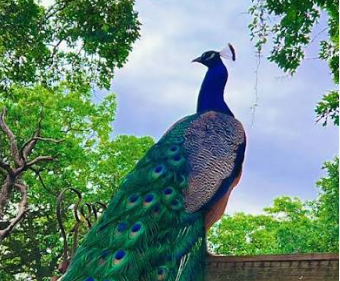
#> input picture PEACOCK.png, 340 x 281 px
$ jupyter execute Ex8.ipynb
#> lines starting #> are read from the running program, lines starting #| are printed output that depends on the picture; after the words box and inside, x2 and y2 are one past the last pixel; in counts of white or black regions, pixels touching at a corner belong together
[cell 1]
import cv2
import numpy as np
import matplotlib.pyplot as plt

[cell 2]
# Step 2: Read the image and convert to grayscale
image = cv2.imread('PEACOCK.png')
#> image is the input picture: shape (281, 340, 3); mean B, G, R 121.7, 138.3, 105.3
image = cv2.cvtColor(image, cv2.COLOR_BGR2RGB)
plt.imshow(image)  # Convert from BGR to RGB for display
plt.title("Original Image")
plt.axis('off')

[cell 3]
# Grayscale Image
gray_image = cv2.cvtColor(image, cv2.COLOR_RGB2GRAY)  # Convert to grayscale
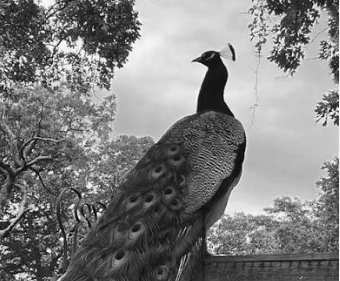
#> gray_image: shape (281, 340); min 4, max 254, mean 126.5
plt.imshow(gray_image,cmap = 'gray')  # Convert from BGR to RGB for display
plt.title("Grayscale Image")
plt.axis('off')

[cell 4]
# Step 3: Use Global Thresholding to segment the image
# Apply global thresholding with a threshold value of 127
_, global_thresholded = cv2.threshold(gray_image, 127, 255, cv2.THRESH_BINARY)
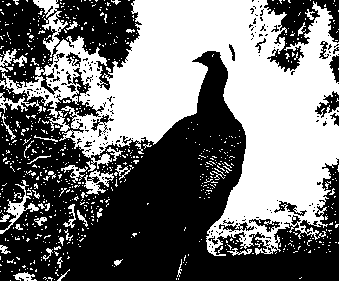
#> global_thresholded: shape (281, 340); 45.6% white; 741 white regions (696 under 20 px), largest, box (x1, y1, x2, y2) and area: (0, 0, 340, 281) 37860, (33, 0, 68, 57) 611, (0, 180, 39, 234) 385

[cell 5]
# Step 4: Use Adaptive Thresholding to segment the image
# Apply adaptive thresholding using Gaussian method
adaptive_thresholded = cv2.adaptiveThreshold(gray_image, 255, cv2.ADAPTIVE_THRESH_GAUSSIAN_C, cv2.THRESH_BINARY, 11, 2)
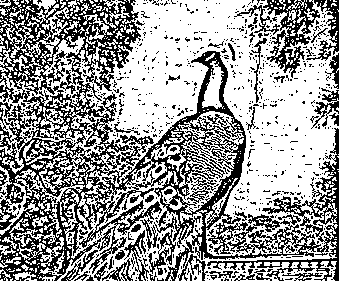
#> adaptive_thresholded: shape (281, 340); 60.3% white; black in thin lines or dots

[cell 6]
# Step 5: Use Otsu's method to segment the image
# Apply Otsu's method for optimal thresholding
_, otsu_thresholded = cv2.threshold(gray_image, 0, 255, cv2.THRESH_BINARY + cv2.THRESH_OTSU)
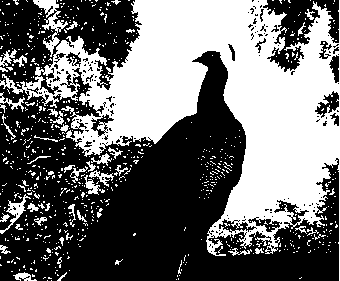
#> otsu_thresholded: shape (281, 340); 43.5% white; 752 white regions (704 under 20 px), largest, box (x1, y1, x2, y2) and area: (0, 0, 340, 281) 36249, (33, 0, 68, 57) 574, (0, 194, 31, 234) 266
